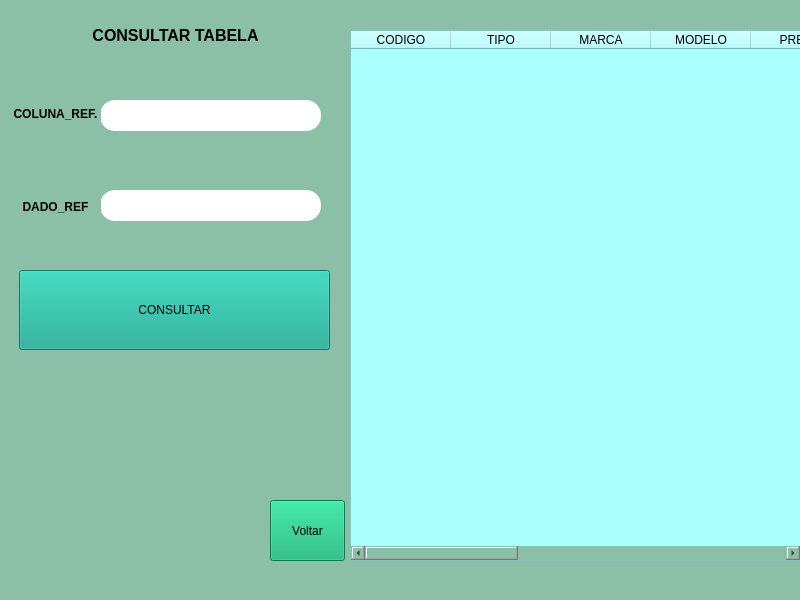
<?xml version="1.0" encoding="UTF-8"?>
<ui version="4.0">
 <class>MainWindow</class>
 <widget class="QMainWindow" name="MainWindow">
  <property name="geometry">
   <rect>
    <x>0</x>
    <y>0</y>
    <width>800</width>
    <height>600</height>
   </rect>
  </property>
  <property name="windowTitle">
   <string>MainWindow</string>
  </property>
  <property name="styleSheet">
   <string notr="true">background-color:rgb(140, 191, 167)</string>
  </property>
  <widget class="QWidget" name="centralwidget">
   <widget class="QTableWidget" name="tableWidget">
    <property name="geometry">
     <rect>
      <x>350</x>
      <y>30</y>
      <width>451</width>
      <height>531</height>
     </rect>
    </property>
    <property name="styleSheet">
     <string notr="true">background-color: rgb(170, 255, 255);</string>
    </property>
    <column>
     <property name="text">
      <string>CODIGO</string>
     </property>
    </column>
    <column>
     <property name="text">
      <string>TIPO</string>
     </property>
    </column>
    <column>
     <property name="text">
      <string>MARCA</string>
     </property>
    </column>
    <column>
     <property name="text">
      <string>MODELO</string>
     </property>
    </column>
    <column>
     <property name="text">
      <string>PREÇO</string>
     </property>
    </column>
    <column>
     <property name="text">
      <string>PROCESSADOR</string>
     </property>
    </column>
    <column>
     <property name="text">
      <string>RAM</string>
     </property>
    </column>
    <column>
     <property name="text">
      <string>M_INTERNA</string>
     </property>
    </column>
    <column>
     <property name="text">
      <string>M.EXPANSIVEL</string>
     </property>
    </column>
    <column>
     <property name="text">
      <string>NOME_LOJA</string>
     </property>
    </column>
    <column>
     <property name="text">
      <string>LOCALIZAÇÃO</string>
     </property>
    </column>
   </widget>
   <widget class="QLabel" name="label">
    <property name="geometry">
     <rect>
      <x>70</x>
      <y>10</y>
      <width>211</width>
      <height>51</height>
     </rect>
    </property>
    <property name="text">
     <string>&lt;html&gt;&lt;head/&gt;&lt;body&gt;&lt;p&gt;&lt;span style=&quot; font-size:12pt; font-weight:600;&quot;&gt;CONSULTAR TABELA&lt;/span&gt;&lt;/p&gt;&lt;/body&gt;&lt;/html&gt;</string>
    </property>
    <property name="alignment">
     <set>Qt::AlignCenter</set>
    </property>
   </widget>
   <widget class="QLineEdit" name="lineEdit">
    <property name="geometry">
     <rect>
      <x>100</x>
      <y>100</y>
      <width>221</width>
      <height>31</height>
     </rect>
    </property>
    <property name="font">
     <font>
      <pointsize>12</pointsize>
     </font>
    </property>
    <property name="styleSheet">
     <string notr="true">background-color: rgb(255, 170, 0);
border-color: qlineargradient(spread:pad, x1:0, y1:0, x2:1, y2:0, stop:0 rgba(0, 0, 0, 255), stop:1 rgba(255, 255, 255, 255));
border-color: rgb(0, 0, 0);
border-radius:15px;
background-color: rgb(255, 255, 255);
border-color: qlineargradient(spread:pad, x1:0, y1:0, x2:1, y2:0, stop:0 rgba(0, 0, 0, 255), stop:1 rgba(255, 255, 255, 255));
border-width: 2px; 
border - style:outset;
border - color:black;</string>
    </property>
   </widget>
   <widget class="QLineEdit" name="lineEdit_2">
    <property name="geometry">
     <rect>
      <x>100</x>
      <y>190</y>
      <width>221</width>
      <height>31</height>
     </rect>
    </property>
    <property name="font">
     <font>
      <pointsize>12</pointsize>
     </font>
    </property>
    <property name="styleSheet">
     <string notr="true">background-color: rgb(255, 170, 0);
border-color: qlineargradient(spread:pad, x1:0, y1:0, x2:1, y2:0, stop:0 rgba(0, 0, 0, 255), stop:1 rgba(255, 255, 255, 255));
border-color: rgb(0, 0, 0);
border-radius:15px;
background-color: rgb(255, 255, 255);
border-color: qlineargradient(spread:pad, x1:0, y1:0, x2:1, y2:0, stop:0 rgba(0, 0, 0, 255), stop:1 rgba(255, 255, 255, 255));
border-width: 2px; 
border - style:outset;
border - color:black;</string>
    </property>
    <property name="text">
     <string/>
    </property>
   </widget>
   <widget class="QWidget" name="horizontalLayoutWidget_2">
    <property name="geometry">
     <rect>
      <x>19</x>
      <y>270</y>
      <width>311</width>
      <height>80</height>
     </rect>
    </property>
    <layout class="QHBoxLayout" name="horizontalLayout_2">
     <item>
      <widget class="QPushButton" name="pushButton_2">
       <property name="sizePolicy">
        <sizepolicy hsizetype="Preferred" vsizetype="Preferred">
         <horstretch>0</horstretch>
         <verstretch>0</verstretch>
        </sizepolicy>
       </property>
       <property name="styleSheet">
        <string notr="true">
background-color: rgb(15, 166, 141);</string>
       </property>
       <property name="text">
        <string>CONSULTAR</string>
       </property>
      </widget>
     </item>
    </layout>
   </widget>
   <widget class="QWidget" name="verticalLayoutWidget">
    <property name="geometry">
     <rect>
      <x>10</x>
      <y>70</y>
      <width>91</width>
      <height>181</height>
     </rect>
    </property>
    <layout class="QVBoxLayout" name="verticalLayout_3">
     <item>
      <widget class="QLabel" name="label_4">
       <property name="text">
        <string>&lt;html&gt;&lt;head/&gt;&lt;body&gt;&lt;p&gt;&lt;span style=&quot; font-weight:600;&quot;&gt;COLUNA_REF.&lt;/span&gt;&lt;/p&gt;&lt;/body&gt;&lt;/html&gt;</string>
       </property>
       <property name="alignment">
        <set>Qt::AlignCenter</set>
       </property>
      </widget>
     </item>
     <item>
      <widget class="QLabel" name="label_5">
       <property name="text">
        <string>&lt;html&gt;&lt;head/&gt;&lt;body&gt;&lt;p&gt;&lt;span style=&quot; font-weight:600;&quot;&gt;DADO_REF&lt;/span&gt;&lt;/p&gt;&lt;/body&gt;&lt;/html&gt;</string>
       </property>
       <property name="alignment">
        <set>Qt::AlignCenter</set>
       </property>
      </widget>
     </item>
    </layout>
   </widget>
   <widget class="QPushButton" name="pushButton_6">
    <property name="geometry">
     <rect>
      <x>270</x>
      <y>500</y>
      <width>75</width>
      <height>61</height>
     </rect>
    </property>
    <property name="styleSheet">
     <string notr="true">background-color: rgb(10, 175, 112);
</string>
    </property>
    <property name="text">
     <string>Voltar</string>
    </property>
   </widget>
  </widget>
  <widget class="QMenuBar" name="menubar">
   <property name="geometry">
    <rect>
     <x>0</x>
     <y>0</y>
     <width>800</width>
     <height>21</height>
    </rect>
   </property>
  </widget>
  <widget class="QStatusBar" name="statusbar"/>
 </widget>
 <resources/>
 <connections/>
</ui>
